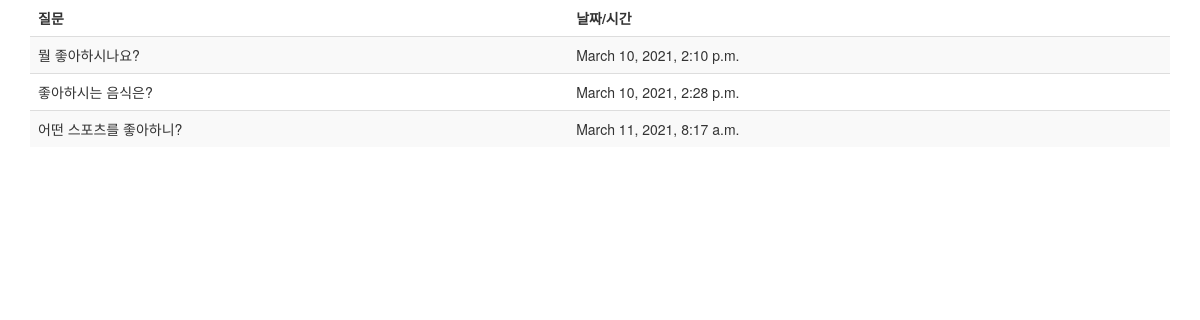
/polls/, run on an earlier commit of the app's database.
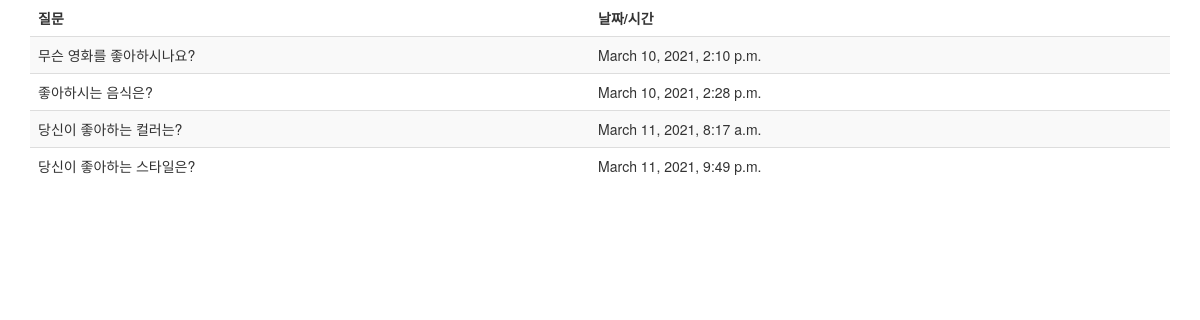
And on a later commit of the database.
### polls/models.py (models this page shows, shortened)
class Question(models.Model):
	question_txt = models.CharField(max_length=200)
	pub_date = models.DateTimeField('date published')

### polls/views.py (the view)
# urls.py: path('', views.index)
def index(request):
	questions = Question.objects.all()
	context = {'questions': questions}
	return render(request, 'temp_test/index.html', context)

### polls/templates/temp_test/index.html (shortened to what this page needs)
{% extends "base.html" %}
{% block content %}
<div class="container">
	<table class="table table-striped">
		<thead>
			<tr>
				<td><b>질문</b></td>
				<td><b>날짜/시간</b></td>
			</tr>
		</thead>
		<tbody>
			{% for question in questions %}
				<tr>
					<td>{{ question.question_txt }}</td>
					<td>{{ question.pub_date }}</td>
				</tr>
			{% endfor %}
		</tbody>
	</table>
</div>
{% endblock %}

### polls/templates/base.html (shortened to what this page needs)
<!doctype html>
<html>
	<head>
	<link rel="stylesheet"  href="http://maxcdn.bootstrapcdn.com/bootstrap/3.3.6/css/bootstrap.min.css">
	</head>
	<body>
		{% block content %}
		{% endblock %}
	</body>
</html>

What changed in the data, as far as the page shows it:
changed Question: question_txt "뭘 좋아하시나요?" → "무슨 영화를 좋아하시나요?"
changed Question: question_txt "어떤 스포츠를 좋아하니?" → "당신이 좋아하는 컬러는?"
added Question: question_txt "당신이 좋아하는 스타일은?", pub_date "March 11, 2021, 9:49 p.m."
